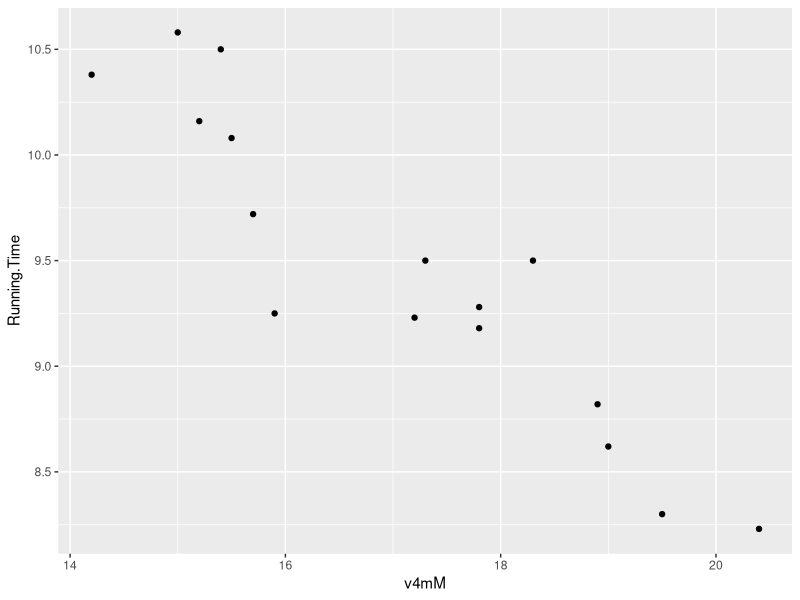
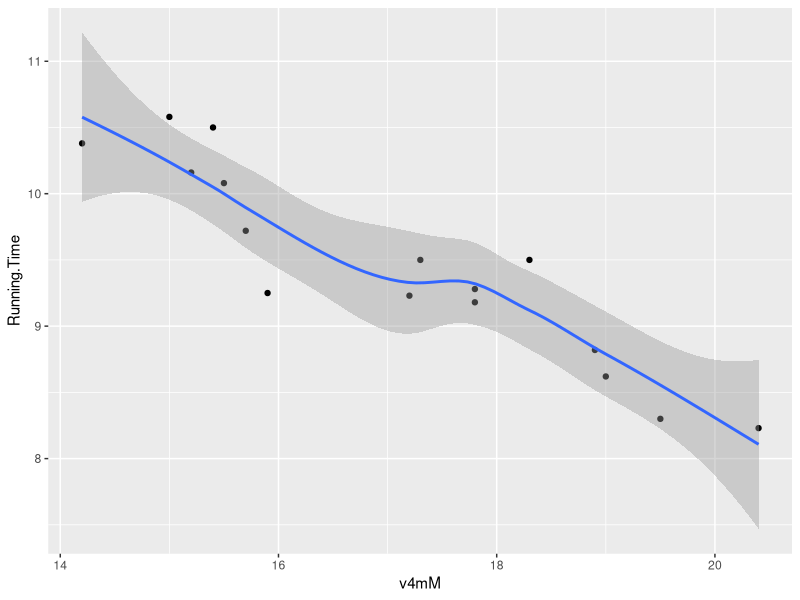
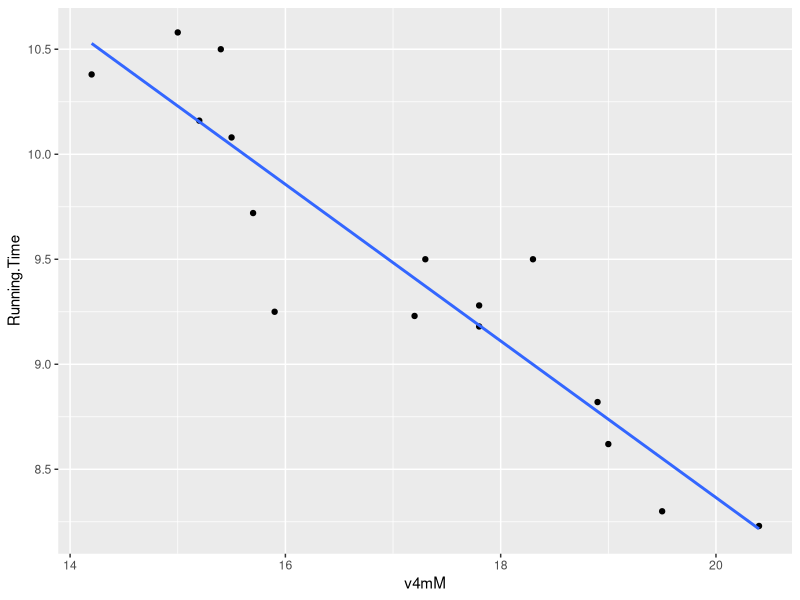
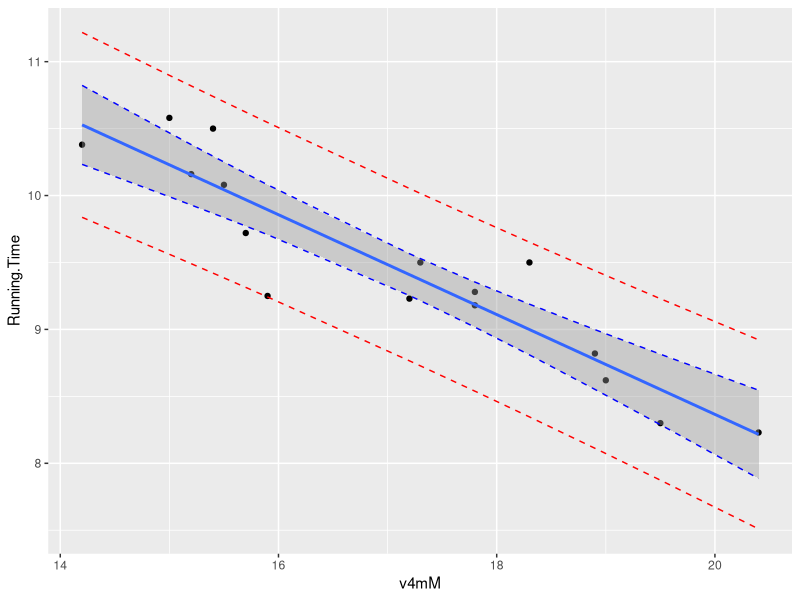

Here is the R script that generated these plots, in order:
## ---- chunk 1
knitr::opts_chunk$set(echo = TRUE)
## ---- chunk 2
library(tidyverse)
## ---- chunk 3
running = read.csv("3krunning.csv", header = TRUE)
head(running)
## ---- chunk 4
running %>%
  summarise(Mean_v4mM = mean(v4mM),
            SD_v4mM = sd(v4mM),
            Mean_running.Time = mean(Running.Time),
            SD_running.Time = sd(Running.Time)
            )

## ---- chunk 5

ggplot(running, aes(x = v4mM , y = Running.Time))+
  geom_point()

## ---- chunk 6


ggplot(running, aes(x = v4mM , y = Running.Time))+
  geom_point()+
  geom_smooth()
## ---- chunk 7

running %>% select(v4mM, Running.Time) %>% cor()

## ---- chunk 8

ggplot(running, aes(x = v4mM , y = Running.Time))+
  geom_point()+
  geom_smooth(method = "lm", se = FALSE)
## ---- chunk 9

model = lm(Running.Time ~ v4mM, running)
model

## ---- chunk 10

equation = paste("Y = ", model$coefficients[-1],"*X + ",  model$coefficients[1])
equation
## ---- chunk 11

v4mM_pred = data.frame(
  v4mM = c(14, 15, 16, 17, 18, 19, 20))

## ---- chunk 12
predict(model, newdata = v4mM_pred, interval = "confidence")
predict(model, newdata = v4mM_pred, interval = "prediction")

## ---- chunk 13
preds_prediction = predict(model, newdata = running, interval = "prediction")

preds_prediction <- data.frame(preds_prediction)

preds_prediction <- preds_prediction %>% rename(
  fit = fit,
  lwr_pred = lwr,
  upr_pred = upr
)

preds_confidence = predict(model, newdata = running, interval = "confidence")

preds_confidence <- data.frame(preds_confidence)

preds_confidence <- preds_confidence %>% rename(
  lwr_con = lwr,
  upr_con = upr
) %>%
  select(lwr_con, upr_con)


df2 = data.frame(cbind(running, preds_confidence, preds_prediction))

ggplot(df2, aes(y = Running.Time, x = v4mM)) +
         geom_point() +
          stat_smooth(method = lm) +
          geom_line(aes(y = lwr_pred), color = "red", linetype = "dashed")+
          geom_line(aes(y = upr_pred), color = "red", linetype = "dashed")+
          geom_line(aes(y = upr_con), color = "blue", linetype = "dashed")+
          geom_line(aes(y = lwr_con), color = "blue", linetype = "dashed")
## ---- chunk 14

predict(model, newdata = data.frame(v4mM = 18.9))

## ---- chunk 15

predict(model, newdata = data.frame(v4mM = 2.6))

